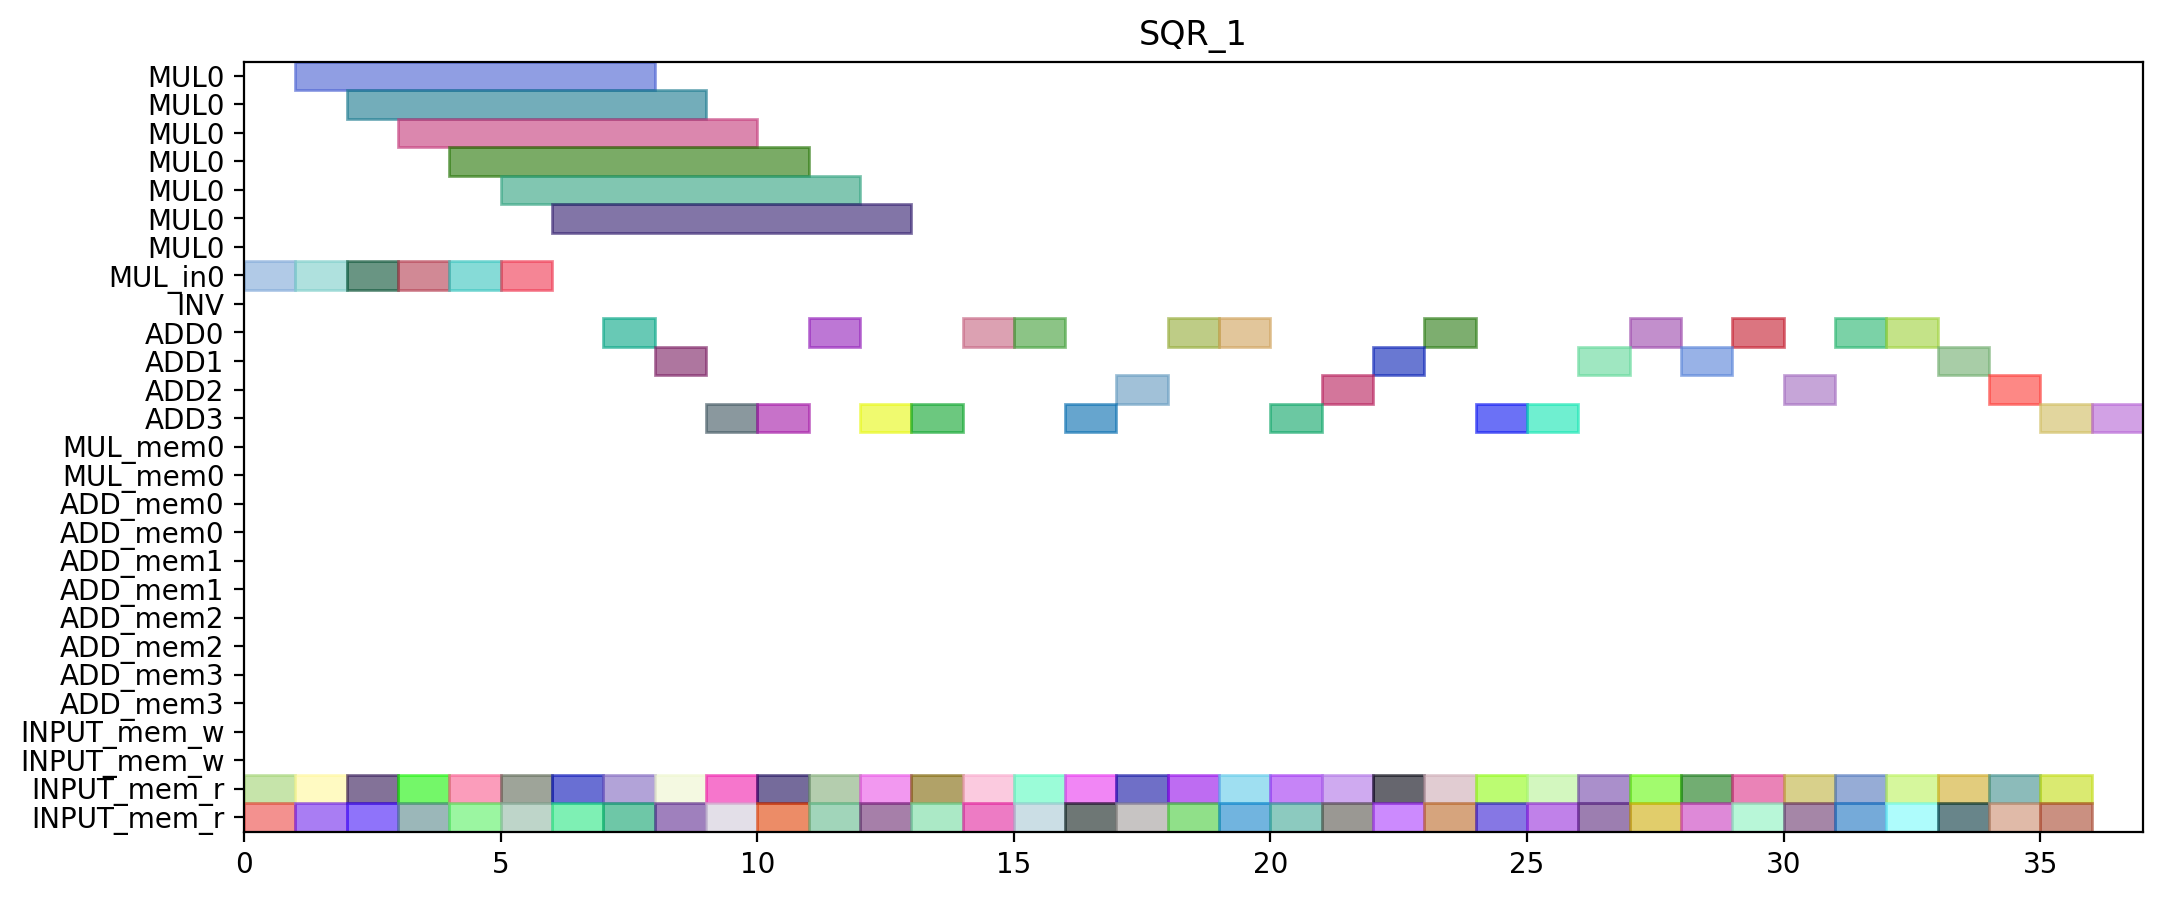

This chart was generated by the following Python code:
from pyschedule import Scenario, solvers, plotters, alt


def solve():
	horizon = 121
	S = Scenario("SQR_1", horizon=horizon)

	# resource
	MUL = S.Resources('MUL', num=1, size=7)
	MUL_in = S.Resources('MUL_in', num=1)
	INV = S.Resource('INV')
	ADD = S.Resources('ADD', num=4, periods=range(1, horizon))
	MUL_mem = S.Resources('MUL_mem', num=1, size=2)
	ADD_mem = S.Resources('ADD_mem', num=4, size=2)
	INPUT_mem_w = S.Resource('INPUT_mem_w', size=2)
	INPUT_mem_r = S.Resource('INPUT_mem_r', size=2)

	# result of previous scheduling
	c_t2_t3_t1_in = S.Task('c_t2_t3_t1_in', length=1, delay_cost=1)
	S += c_t2_t3_t1_in >= 0
	c_t2_t3_t1_in += MUL_in[0]

	c_t2_t3_t1_mem0 = S.Task('c_t2_t3_t1_mem0', length=1, delay_cost=1)
	S += c_t2_t3_t1_mem0 >= 0
	c_t2_t3_t1_mem0 += INPUT_mem_r

	c_t2_t3_t1_mem1 = S.Task('c_t2_t3_t1_mem1', length=1, delay_cost=1)
	S += c_t2_t3_t1_mem1 >= 0
	c_t2_t3_t1_mem1 += INPUT_mem_r

	c_t2_t3_t0_in = S.Task('c_t2_t3_t0_in', length=1, delay_cost=1)
	S += c_t2_t3_t0_in >= 1
	c_t2_t3_t0_in += MUL_in[0]

	c_t2_t3_t0_mem0 = S.Task('c_t2_t3_t0_mem0', length=1, delay_cost=1)
	S += c_t2_t3_t0_mem0 >= 1
	c_t2_t3_t0_mem0 += INPUT_mem_r

	c_t2_t3_t0_mem1 = S.Task('c_t2_t3_t0_mem1', length=1, delay_cost=1)
	S += c_t2_t3_t0_mem1 >= 1
	c_t2_t3_t0_mem1 += INPUT_mem_r

	c_t2_t3_t1 = S.Task('c_t2_t3_t1', length=7, delay_cost=1)
	S += c_t2_t3_t1 >= 1
	c_t2_t3_t1 += MUL[0]

	c_t1_t3_t1_in = S.Task('c_t1_t3_t1_in', length=1, delay_cost=1)
	S += c_t1_t3_t1_in >= 2
	c_t1_t3_t1_in += MUL_in[0]

	c_t1_t3_t1_mem0 = S.Task('c_t1_t3_t1_mem0', length=1, delay_cost=1)
	S += c_t1_t3_t1_mem0 >= 2
	c_t1_t3_t1_mem0 += INPUT_mem_r

	c_t1_t3_t1_mem1 = S.Task('c_t1_t3_t1_mem1', length=1, delay_cost=1)
	S += c_t1_t3_t1_mem1 >= 2
	c_t1_t3_t1_mem1 += INPUT_mem_r

	c_t2_t3_t0 = S.Task('c_t2_t3_t0', length=7, delay_cost=1)
	S += c_t2_t3_t0 >= 2
	c_t2_t3_t0 += MUL[0]

	c_t1_t3_t0_in = S.Task('c_t1_t3_t0_in', length=1, delay_cost=1)
	S += c_t1_t3_t0_in >= 3
	c_t1_t3_t0_in += MUL_in[0]

	c_t1_t3_t0_mem0 = S.Task('c_t1_t3_t0_mem0', length=1, delay_cost=1)
	S += c_t1_t3_t0_mem0 >= 3
	c_t1_t3_t0_mem0 += INPUT_mem_r

	c_t1_t3_t0_mem1 = S.Task('c_t1_t3_t0_mem1', length=1, delay_cost=1)
	S += c_t1_t3_t0_mem1 >= 3
	c_t1_t3_t0_mem1 += INPUT_mem_r

	c_t1_t3_t1 = S.Task('c_t1_t3_t1', length=7, delay_cost=1)
	S += c_t1_t3_t1 >= 3
	c_t1_t3_t1 += MUL[0]

	c_t0_t3_t1_in = S.Task('c_t0_t3_t1_in', length=1, delay_cost=1)
	S += c_t0_t3_t1_in >= 4
	c_t0_t3_t1_in += MUL_in[0]

	c_t0_t3_t1_mem0 = S.Task('c_t0_t3_t1_mem0', length=1, delay_cost=1)
	S += c_t0_t3_t1_mem0 >= 4
	c_t0_t3_t1_mem0 += INPUT_mem_r

	c_t0_t3_t1_mem1 = S.Task('c_t0_t3_t1_mem1', length=1, delay_cost=1)
	S += c_t0_t3_t1_mem1 >= 4
	c_t0_t3_t1_mem1 += INPUT_mem_r

	c_t1_t3_t0 = S.Task('c_t1_t3_t0', length=7, delay_cost=1)
	S += c_t1_t3_t0 >= 4
	c_t1_t3_t0 += MUL[0]

	c_t0_t3_t0_in = S.Task('c_t0_t3_t0_in', length=1, delay_cost=1)
	S += c_t0_t3_t0_in >= 5
	c_t0_t3_t0_in += MUL_in[0]

	c_t0_t3_t0_mem0 = S.Task('c_t0_t3_t0_mem0', length=1, delay_cost=1)
	S += c_t0_t3_t0_mem0 >= 5
	c_t0_t3_t0_mem0 += INPUT_mem_r

	c_t0_t3_t0_mem1 = S.Task('c_t0_t3_t0_mem1', length=1, delay_cost=1)
	S += c_t0_t3_t0_mem1 >= 5
	c_t0_t3_t0_mem1 += INPUT_mem_r

	c_t0_t3_t1 = S.Task('c_t0_t3_t1', length=7, delay_cost=1)
	S += c_t0_t3_t1 >= 5
	c_t0_t3_t1 += MUL[0]

	c_t0_t3_t0 = S.Task('c_t0_t3_t0', length=7, delay_cost=1)
	S += c_t0_t3_t0 >= 6
	c_t0_t3_t0 += MUL[0]

	c_t1_a1_1_mem0 = S.Task('c_t1_a1_1_mem0', length=1, delay_cost=1)
	S += c_t1_a1_1_mem0 >= 6
	c_t1_a1_1_mem0 += INPUT_mem_r

	c_t1_a1_1_mem1 = S.Task('c_t1_a1_1_mem1', length=1, delay_cost=1)
	S += c_t1_a1_1_mem1 >= 6
	c_t1_a1_1_mem1 += INPUT_mem_r

	c_t1_a1_1 = S.Task('c_t1_a1_1', length=1, delay_cost=1)
	S += c_t1_a1_1 >= 7
	c_t1_a1_1 += ADD[0]

	c_t4001_mem0 = S.Task('c_t4001_mem0', length=1, delay_cost=1)
	S += c_t4001_mem0 >= 7
	c_t4001_mem0 += INPUT_mem_r

	c_t4001_mem1 = S.Task('c_t4001_mem1', length=1, delay_cost=1)
	S += c_t4001_mem1 >= 7
	c_t4001_mem1 += INPUT_mem_r

	c_t4000_mem0 = S.Task('c_t4000_mem0', length=1, delay_cost=1)
	S += c_t4000_mem0 >= 8
	c_t4000_mem0 += INPUT_mem_r

	c_t4000_mem1 = S.Task('c_t4000_mem1', length=1, delay_cost=1)
	S += c_t4000_mem1 >= 8
	c_t4000_mem1 += INPUT_mem_r

	c_t4001 = S.Task('c_t4001', length=1, delay_cost=1)
	S += c_t4001 >= 8
	c_t4001 += ADD[1]

	c_t3011_mem0 = S.Task('c_t3011_mem0', length=1, delay_cost=1)
	S += c_t3011_mem0 >= 9
	c_t3011_mem0 += INPUT_mem_r

	c_t3011_mem1 = S.Task('c_t3011_mem1', length=1, delay_cost=1)
	S += c_t3011_mem1 >= 9
	c_t3011_mem1 += INPUT_mem_r

	c_t4000 = S.Task('c_t4000', length=1, delay_cost=1)
	S += c_t4000 >= 9
	c_t4000 += ADD[3]

	c_t1_t3_t2_mem0 = S.Task('c_t1_t3_t2_mem0', length=1, delay_cost=1)
	S += c_t1_t3_t2_mem0 >= 10
	c_t1_t3_t2_mem0 += INPUT_mem_r

	c_t1_t3_t2_mem1 = S.Task('c_t1_t3_t2_mem1', length=1, delay_cost=1)
	S += c_t1_t3_t2_mem1 >= 10
	c_t1_t3_t2_mem1 += INPUT_mem_r

	c_t3011 = S.Task('c_t3011', length=1, delay_cost=1)
	S += c_t3011 >= 10
	c_t3011 += ADD[3]

	c_t0_t10_mem0 = S.Task('c_t0_t10_mem0', length=1, delay_cost=1)
	S += c_t0_t10_mem0 >= 11
	c_t0_t10_mem0 += INPUT_mem_r

	c_t0_t10_mem1 = S.Task('c_t0_t10_mem1', length=1, delay_cost=1)
	S += c_t0_t10_mem1 >= 11
	c_t0_t10_mem1 += INPUT_mem_r

	c_t1_t3_t2 = S.Task('c_t1_t3_t2', length=1, delay_cost=1)
	S += c_t1_t3_t2 >= 11
	c_t1_t3_t2 += ADD[0]

	c_t0_t10 = S.Task('c_t0_t10', length=1, delay_cost=1)
	S += c_t0_t10 >= 12
	c_t0_t10 += ADD[3]

	c_t1_t10_mem0 = S.Task('c_t1_t10_mem0', length=1, delay_cost=1)
	S += c_t1_t10_mem0 >= 12
	c_t1_t10_mem0 += INPUT_mem_r

	c_t1_t10_mem1 = S.Task('c_t1_t10_mem1', length=1, delay_cost=1)
	S += c_t1_t10_mem1 >= 12
	c_t1_t10_mem1 += INPUT_mem_r

	c_t1_t10 = S.Task('c_t1_t10', length=1, delay_cost=1)
	S += c_t1_t10 >= 13
	c_t1_t10 += ADD[3]

	c_t1_t11_mem0 = S.Task('c_t1_t11_mem0', length=1, delay_cost=1)
	S += c_t1_t11_mem0 >= 13
	c_t1_t11_mem0 += INPUT_mem_r

	c_t1_t11_mem1 = S.Task('c_t1_t11_mem1', length=1, delay_cost=1)
	S += c_t1_t11_mem1 >= 13
	c_t1_t11_mem1 += INPUT_mem_r

	c_t0_t3_t3_mem0 = S.Task('c_t0_t3_t3_mem0', length=1, delay_cost=1)
	S += c_t0_t3_t3_mem0 >= 14
	c_t0_t3_t3_mem0 += INPUT_mem_r

	c_t0_t3_t3_mem1 = S.Task('c_t0_t3_t3_mem1', length=1, delay_cost=1)
	S += c_t0_t3_t3_mem1 >= 14
	c_t0_t3_t3_mem1 += INPUT_mem_r

	c_t1_t11 = S.Task('c_t1_t11', length=1, delay_cost=1)
	S += c_t1_t11 >= 14
	c_t1_t11 += ADD[0]

	c_t0_t3_t3 = S.Task('c_t0_t3_t3', length=1, delay_cost=1)
	S += c_t0_t3_t3 >= 15
	c_t0_t3_t3 += ADD[0]

	c_t3001_mem0 = S.Task('c_t3001_mem0', length=1, delay_cost=1)
	S += c_t3001_mem0 >= 15
	c_t3001_mem0 += INPUT_mem_r

	c_t3001_mem1 = S.Task('c_t3001_mem1', length=1, delay_cost=1)
	S += c_t3001_mem1 >= 15
	c_t3001_mem1 += INPUT_mem_r

	c_t2_t3_t3_mem0 = S.Task('c_t2_t3_t3_mem0', length=1, delay_cost=1)
	S += c_t2_t3_t3_mem0 >= 16
	c_t2_t3_t3_mem0 += INPUT_mem_r

	c_t2_t3_t3_mem1 = S.Task('c_t2_t3_t3_mem1', length=1, delay_cost=1)
	S += c_t2_t3_t3_mem1 >= 16
	c_t2_t3_t3_mem1 += INPUT_mem_r

	c_t3001 = S.Task('c_t3001', length=1, delay_cost=1)
	S += c_t3001 >= 16
	c_t3001 += ADD[3]

	c_t0_t11_mem0 = S.Task('c_t0_t11_mem0', length=1, delay_cost=1)
	S += c_t0_t11_mem0 >= 17
	c_t0_t11_mem0 += INPUT_mem_r

	c_t0_t11_mem1 = S.Task('c_t0_t11_mem1', length=1, delay_cost=1)
	S += c_t0_t11_mem1 >= 17
	c_t0_t11_mem1 += INPUT_mem_r

	c_t2_t3_t3 = S.Task('c_t2_t3_t3', length=1, delay_cost=1)
	S += c_t2_t3_t3 >= 17
	c_t2_t3_t3 += ADD[2]

	c_t0_a1_0_mem0 = S.Task('c_t0_a1_0_mem0', length=1, delay_cost=1)
	S += c_t0_a1_0_mem0 >= 18
	c_t0_a1_0_mem0 += INPUT_mem_r

	c_t0_a1_0_mem1 = S.Task('c_t0_a1_0_mem1', length=1, delay_cost=1)
	S += c_t0_a1_0_mem1 >= 18
	c_t0_a1_0_mem1 += INPUT_mem_r

	c_t0_t11 = S.Task('c_t0_t11', length=1, delay_cost=1)
	S += c_t0_t11 >= 18
	c_t0_t11 += ADD[0]

	c_t0_a1_0 = S.Task('c_t0_a1_0', length=1, delay_cost=1)
	S += c_t0_a1_0 >= 19
	c_t0_a1_0 += ADD[0]

	c_t3000_mem0 = S.Task('c_t3000_mem0', length=1, delay_cost=1)
	S += c_t3000_mem0 >= 19
	c_t3000_mem0 += INPUT_mem_r

	c_t3000_mem1 = S.Task('c_t3000_mem1', length=1, delay_cost=1)
	S += c_t3000_mem1 >= 19
	c_t3000_mem1 += INPUT_mem_r

	c_t0_t3_t2_mem0 = S.Task('c_t0_t3_t2_mem0', length=1, delay_cost=1)
	S += c_t0_t3_t2_mem0 >= 20
	c_t0_t3_t2_mem0 += INPUT_mem_r

	c_t0_t3_t2_mem1 = S.Task('c_t0_t3_t2_mem1', length=1, delay_cost=1)
	S += c_t0_t3_t2_mem1 >= 20
	c_t0_t3_t2_mem1 += INPUT_mem_r

	c_t3000 = S.Task('c_t3000', length=1, delay_cost=1)
	S += c_t3000 >= 20
	c_t3000 += ADD[3]

	c_t0_t3_t2 = S.Task('c_t0_t3_t2', length=1, delay_cost=1)
	S += c_t0_t3_t2 >= 21
	c_t0_t3_t2 += ADD[2]

	c_t3010_mem0 = S.Task('c_t3010_mem0', length=1, delay_cost=1)
	S += c_t3010_mem0 >= 21
	c_t3010_mem0 += INPUT_mem_r

	c_t3010_mem1 = S.Task('c_t3010_mem1', length=1, delay_cost=1)
	S += c_t3010_mem1 >= 21
	c_t3010_mem1 += INPUT_mem_r

	c_t1_a1_0_mem0 = S.Task('c_t1_a1_0_mem0', length=1, delay_cost=1)
	S += c_t1_a1_0_mem0 >= 22
	c_t1_a1_0_mem0 += INPUT_mem_r

	c_t1_a1_0_mem1 = S.Task('c_t1_a1_0_mem1', length=1, delay_cost=1)
	S += c_t1_a1_0_mem1 >= 22
	c_t1_a1_0_mem1 += INPUT_mem_r

	c_t3010 = S.Task('c_t3010', length=1, delay_cost=1)
	S += c_t3010 >= 22
	c_t3010 += ADD[1]

	c_t1_a1_0 = S.Task('c_t1_a1_0', length=1, delay_cost=1)
	S += c_t1_a1_0 >= 23
	c_t1_a1_0 += ADD[0]

	c_t2_t3_t2_mem0 = S.Task('c_t2_t3_t2_mem0', length=1, delay_cost=1)
	S += c_t2_t3_t2_mem0 >= 23
	c_t2_t3_t2_mem0 += INPUT_mem_r

	c_t2_t3_t2_mem1 = S.Task('c_t2_t3_t2_mem1', length=1, delay_cost=1)
	S += c_t2_t3_t2_mem1 >= 23
	c_t2_t3_t2_mem1 += INPUT_mem_r

	c_t2_t11_mem0 = S.Task('c_t2_t11_mem0', length=1, delay_cost=1)
	S += c_t2_t11_mem0 >= 24
	c_t2_t11_mem0 += INPUT_mem_r

	c_t2_t11_mem1 = S.Task('c_t2_t11_mem1', length=1, delay_cost=1)
	S += c_t2_t11_mem1 >= 24
	c_t2_t11_mem1 += INPUT_mem_r

	c_t2_t3_t2 = S.Task('c_t2_t3_t2', length=1, delay_cost=1)
	S += c_t2_t3_t2 >= 24
	c_t2_t3_t2 += ADD[3]

	c_t2_t10_mem0 = S.Task('c_t2_t10_mem0', length=1, delay_cost=1)
	S += c_t2_t10_mem0 >= 25
	c_t2_t10_mem0 += INPUT_mem_r

	c_t2_t10_mem1 = S.Task('c_t2_t10_mem1', length=1, delay_cost=1)
	S += c_t2_t10_mem1 >= 25
	c_t2_t10_mem1 += INPUT_mem_r

	c_t2_t11 = S.Task('c_t2_t11', length=1, delay_cost=1)
	S += c_t2_t11 >= 25
	c_t2_t11 += ADD[3]

	c_t2_a1_1_mem0 = S.Task('c_t2_a1_1_mem0', length=1, delay_cost=1)
	S += c_t2_a1_1_mem0 >= 26
	c_t2_a1_1_mem0 += INPUT_mem_r

	c_t2_a1_1_mem1 = S.Task('c_t2_a1_1_mem1', length=1, delay_cost=1)
	S += c_t2_a1_1_mem1 >= 26
	c_t2_a1_1_mem1 += INPUT_mem_r

	c_t2_t10 = S.Task('c_t2_t10', length=1, delay_cost=1)
	S += c_t2_t10 >= 26
	c_t2_t10 += ADD[1]

	c_t0_a1_1_mem0 = S.Task('c_t0_a1_1_mem0', length=1, delay_cost=1)
	S += c_t0_a1_1_mem0 >= 27
	c_t0_a1_1_mem0 += INPUT_mem_r

	c_t0_a1_1_mem1 = S.Task('c_t0_a1_1_mem1', length=1, delay_cost=1)
	S += c_t0_a1_1_mem1 >= 27
	c_t0_a1_1_mem1 += INPUT_mem_r

	c_t2_a1_1 = S.Task('c_t2_a1_1', length=1, delay_cost=1)
	S += c_t2_a1_1 >= 27
	c_t2_a1_1 += ADD[0]

	c_t0_a1_1 = S.Task('c_t0_a1_1', length=1, delay_cost=1)
	S += c_t0_a1_1 >= 28
	c_t0_a1_1 += ADD[1]

	c_t2_a1_0_mem0 = S.Task('c_t2_a1_0_mem0', length=1, delay_cost=1)
	S += c_t2_a1_0_mem0 >= 28
	c_t2_a1_0_mem0 += INPUT_mem_r

	c_t2_a1_0_mem1 = S.Task('c_t2_a1_0_mem1', length=1, delay_cost=1)
	S += c_t2_a1_0_mem1 >= 28
	c_t2_a1_0_mem1 += INPUT_mem_r

	c_t1_t3_t3_mem0 = S.Task('c_t1_t3_t3_mem0', length=1, delay_cost=1)
	S += c_t1_t3_t3_mem0 >= 29
	c_t1_t3_t3_mem0 += INPUT_mem_r

	c_t1_t3_t3_mem1 = S.Task('c_t1_t3_t3_mem1', length=1, delay_cost=1)
	S += c_t1_t3_t3_mem1 >= 29
	c_t1_t3_t3_mem1 += INPUT_mem_r

	c_t2_a1_0 = S.Task('c_t2_a1_0', length=1, delay_cost=1)
	S += c_t2_a1_0 >= 29
	c_t2_a1_0 += ADD[0]

	c_t1_t3_t3 = S.Task('c_t1_t3_t3', length=1, delay_cost=1)
	S += c_t1_t3_t3 >= 30
	c_t1_t3_t3 += ADD[2]


	# new tasks
	c_t4010 = S.Task('c_t4010', length=1, delay_cost=1)
	c_t4010 += alt(ADD)

	c_t4010_mem0 = S.Task('c_t4010_mem0', length=1, delay_cost=1)
	c_t4010_mem0 += INPUT_mem_r
	S += c_t4010_mem0 <= c_t4010

	c_t4010_mem1 = S.Task('c_t4010_mem1', length=1, delay_cost=1)
	c_t4010_mem1 += INPUT_mem_r
	S += c_t4010_mem1 <= c_t4010

	c_t4011 = S.Task('c_t4011', length=1, delay_cost=1)
	c_t4011 += alt(ADD)

	c_t4011_mem0 = S.Task('c_t4011_mem0', length=1, delay_cost=1)
	c_t4011_mem0 += INPUT_mem_r
	S += c_t4011_mem0 <= c_t4011

	c_t4011_mem1 = S.Task('c_t4011_mem1', length=1, delay_cost=1)
	c_t4011_mem1 += INPUT_mem_r
	S += c_t4011_mem1 <= c_t4011

	c_t5000 = S.Task('c_t5000', length=1, delay_cost=1)
	c_t5000 += alt(ADD)

	c_t5000_mem0 = S.Task('c_t5000_mem0', length=1, delay_cost=1)
	c_t5000_mem0 += INPUT_mem_r
	S += c_t5000_mem0 <= c_t5000

	c_t5000_mem1 = S.Task('c_t5000_mem1', length=1, delay_cost=1)
	c_t5000_mem1 += INPUT_mem_r
	S += c_t5000_mem1 <= c_t5000

	c_t5001 = S.Task('c_t5001', length=1, delay_cost=1)
	c_t5001 += alt(ADD)

	c_t5001_mem0 = S.Task('c_t5001_mem0', length=1, delay_cost=1)
	c_t5001_mem0 += INPUT_mem_r
	S += c_t5001_mem0 <= c_t5001

	c_t5001_mem1 = S.Task('c_t5001_mem1', length=1, delay_cost=1)
	c_t5001_mem1 += INPUT_mem_r
	S += c_t5001_mem1 <= c_t5001

	c_t5010 = S.Task('c_t5010', length=1, delay_cost=1)
	c_t5010 += alt(ADD)

	c_t5010_mem0 = S.Task('c_t5010_mem0', length=1, delay_cost=1)
	c_t5010_mem0 += INPUT_mem_r
	S += c_t5010_mem0 <= c_t5010

	c_t5010_mem1 = S.Task('c_t5010_mem1', length=1, delay_cost=1)
	c_t5010_mem1 += INPUT_mem_r
	S += c_t5010_mem1 <= c_t5010

	c_t5011 = S.Task('c_t5011', length=1, delay_cost=1)
	c_t5011 += alt(ADD)

	c_t5011_mem0 = S.Task('c_t5011_mem0', length=1, delay_cost=1)
	c_t5011_mem0 += INPUT_mem_r
	S += c_t5011_mem0 <= c_t5011

	c_t5011_mem1 = S.Task('c_t5011_mem1', length=1, delay_cost=1)
	c_t5011_mem1 += INPUT_mem_r
	S += c_t5011_mem1 <= c_t5011

	solvers.mip.solve(S,msg=1,kind='CPLEX',ratio_gap=1.01)

	solution = [['hoge']*len(S.solution()[1]) for i in range(len(S.solution()))]
	for i in range(len(S.solution())):
		for j in range(len(S.solution()[i])):
			solution[i][j]=str(S.solution()[i][j])
	print(solution)

	cycles = int(solution[-1][3])

	pic_file_name = "/home/mfukuda/pairing_automation_design2/bls12-381/scheduling/SQR_mul1_add4/SQR_1.png"
	if(S.solution() != []):
		plotters.matplotlib.plot(S,img_filename=pic_file_name, vertical_text=True, fig_size=(cycles*0.25+3, 5), show_task_labels=False)

	return solution
